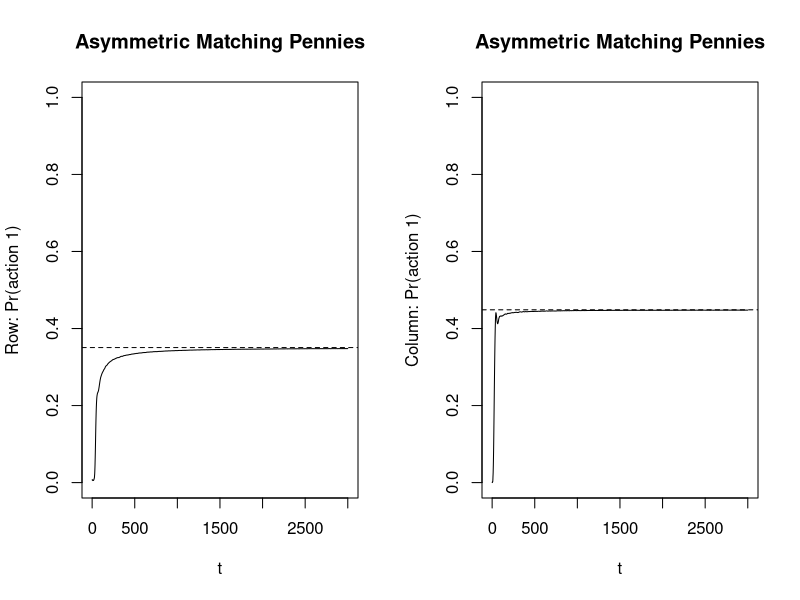

The R source for this figure:
logit <- function(x) 1 / (1 + exp(-x))

# ---------- QRE solver for a 2x2 game ----------
qre_2x2 <- function(A, B, lambda, start = c(0.5, 0.5)) {
  obj <- function(z) {
    p <- logit(z[1])   # Prob Row plays action 1
    q <- logit(z[2])   # Prob Column plays action 1

    # Expected payoffs
    ur1 <- A[1,1] * q + A[1,2] * (1 - q)
    ur2 <- A[2,1] * q + A[2,2] * (1 - q)

    uc1 <- B[1,1] * p + B[2,1] * (1 - p)
    uc2 <- B[1,2] * p + B[2,2] * (1 - p)

    br_p <- logit(lambda * (ur1 - ur2))
    br_q <- logit(lambda * (uc1 - uc2))

    (p - br_p)^2 + (q - br_q)^2
  }

  fit <- optim(qlogis(start), obj)
  c(p = logit(fit$par[1]), q = logit(fit$par[2]))
}

# ---------- Smooth fictitious play / noisy best-response learning ----------
simulate_sfp_2x2 <- function(A, B, lambda = 2, alpha = 0.05,
                             T = 3000, N = 400,
                             p0 = 0.9, q0 = 0.1) {

  # phat = Column's belief about Row playing action 1
  # qhat = Row's belief about Column playing action 1
  phat <- p0
  qhat <- q0

  out <- data.frame(
    t = 1:T,
    p_play = NA_real_,
    q_play = NA_real_,
    phat = NA_real_,
    qhat = NA_real_
  )

  for (t in 1:T) {
    # Row's expected payoff difference
    ur1 <- A[1,1] * qhat + A[1,2] * (1 - qhat)
    ur2 <- A[2,1] * qhat + A[2,2] * (1 - qhat)

    # Column's expected payoff difference
    uc1 <- B[1,1] * phat + B[2,1] * (1 - phat)
    uc2 <- B[1,2] * phat + B[2,2] * (1 - phat)

    pr <- logit(lambda * (ur1 - ur2))
    pc <- logit(lambda * (uc1 - uc2))

    # Large population each period, so we get a frequency not just one draw
    p_play <- mean(rbinom(N, 1, pr))
    q_play <- mean(rbinom(N, 1, pc))

    # Belief updating
    phat <- (1 - alpha) * phat + alpha * p_play
    qhat <- (1 - alpha) * qhat + alpha * q_play

    out[t, ] <- c(t, p_play, q_play, phat, qhat)
  }

  out
}

# ---------- Example: asymmetric matching pennies ----------
A <- matrix(c(
   2, -2,
  -1,  1
), nrow = 2, byrow = TRUE)

B <- -A

lambda <- 2
qre_mp <- qre_2x2(A, B, lambda = lambda)
sim_mp <- simulate_sfp_2x2(A, B, lambda = lambda, alpha = 0.05,
                           T = 3000, N = 400, p0 = 0.9, q0 = 0.1)

# Running averages of realized play
sim_mp$run_p <- cumsum(sim_mp$p_play) / sim_mp$t
sim_mp$run_q <- cumsum(sim_mp$q_play) / sim_mp$t

par(mfrow = c(1, 2))
plot(sim_mp$t, sim_mp$run_p, type = "l", ylim = c(0,1),
     xlab = "t", ylab = "Row: Pr(action 1)",
     main = "Asymmetric Matching Pennies")
abline(h = qre_mp["p"], lty = 2)

plot(sim_mp$t, sim_mp$run_q, type = "l", ylim = c(0,1),
     xlab = "t", ylab = "Column: Pr(action 1)",
     main = "Asymmetric Matching Pennies")
abline(h = qre_mp["q"], lty = 2)

qre_mp
